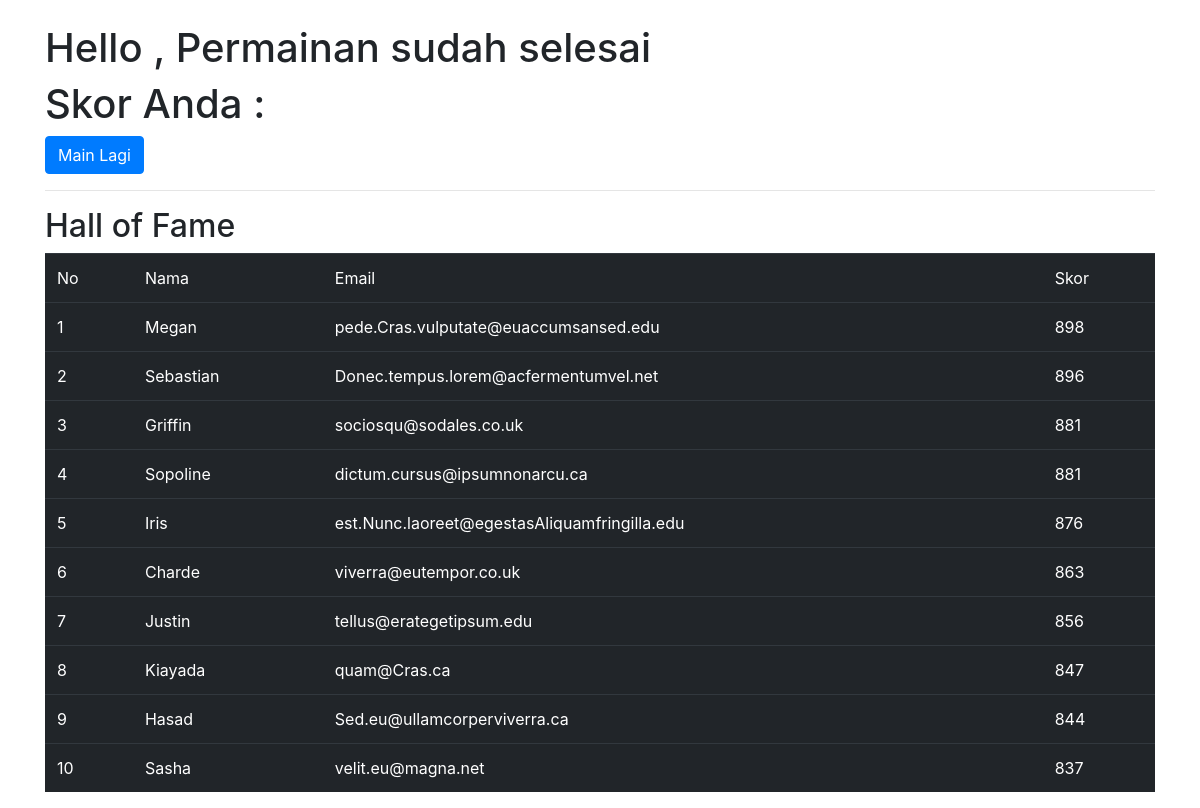
Page /utsgame/gameover.php on the committed database.
### tables this page shows
CREATE TABLE `player` (
  `id` int(21) NOT NULL,
  `nama` varchar(100) NOT NULL,
  `email` varchar(100) NOT NULL,
  `skor` int(21) NOT NULL
);

### utsgame/db.php (called while the page is built, shortened)
<?php
class db
{
    var $host = 'localhost';
    var $user = 'root';
    var $pass = '';
    var $name = 'utsgame';
    function __construct()
    {
        $this->con = mysqli_connect($this->host, $this->user, $this->pass, $this->name);
    }
}

### utsgame/gameover.php (the view, shortened to what this page needs)
<?php
include 'db.php';
$db = new db();
$nama = $_SESSION['nama'];
$skor = $_SESSION['skor'];
$email = $_SESSION['email'];
$db->insertdata($nama, $email, $skor);
?>
<!DOCTYPE html>
<html lang="en">
<head>
    <link rel="stylesheet" href="https://maxcdn.bootstrapcdn.com/bootstrap/4.0.0/css/bootstrap.min.css">
</head>
<body>
    <div class="container pt-4">
        <h1>Hello <?php echo $nama ?>, Permainan sudah selesai</h1>
        <h1>Skor Anda : <?php echo $skor ?></h1>
        <a href="index.php" class="btn btn-primary">Main Lagi</a>
        <hr>
        <h2>Hall of Fame</h2>
        <table class='table table-dark'>
            <thead>
                <tr>
                    <td>No</td>
                    <td>Nama</td>
                    <td>Email</td>
                    <td>Skor</td>
                </tr>
            </thead>
            <tbody>
                <?php
                $q = mysqli_query($db->con, "select * from player order by skor desc limit 10");
                $no = 0;
                while($dt = mysqli_fetch_array($q)){
                    $no += 1;
                    echo "<tr>";
                    echo "<td>$no</td>";
                    echo "<td>".$dt['nama']."</td>";
                    echo "<td>".$dt['email']."</td>";
                    echo "<td>".$dt['skor']."</td>";
                }
                ?>
            </tbody>
        </table>
    </div>
</body>
</html>

### rows in the picture
player: nama "Megan", email "pede.Cras.vulputate@euaccumsansed.edu", skor "898"
player: nama "Sebastian", email "Donec.tempus.lorem@acfermentumvel.net", skor "896"
player: nama "Griffin", email "sociosqu@sodales.co.uk", skor "881"
player: nama "Sopoline", email "dictum.cursus@ipsumnonarcu.ca", skor "881"
player: nama "Iris", email "est.Nunc.laoreet@egestasAliquamfringilla.edu", skor "876"
player: nama "Charde", email "viverra@eutempor.co.uk", skor "863"
player: nama "Justin", email "tellus@erategetipsum.edu", skor "856"
player: nama "Kiayada", email "quam@Cras.ca", skor "847"
player: nama "Hasad", email "Sed.eu@ullamcorperviverra.ca", skor "844"
player: nama "Sasha", email "velit.eu@magna.net", skor "837"
